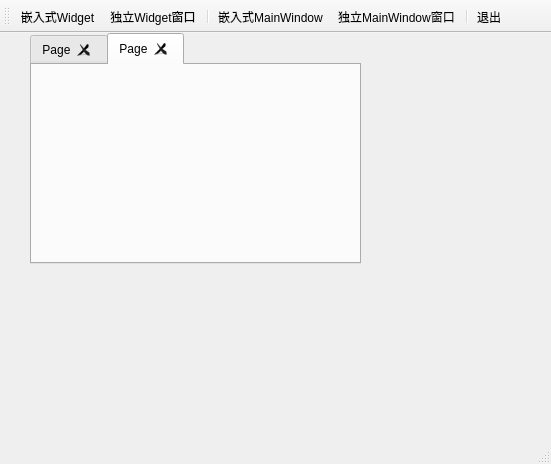
<?xml version="1.0" encoding="UTF-8"?>
<ui version="4.0">
 <class>MainWindow</class>
 <widget class="QMainWindow" name="MainWindow">
  <property name="geometry">
   <rect>
    <x>0</x>
    <y>0</y>
    <width>551</width>
    <height>464</height>
   </rect>
  </property>
  <property name="windowTitle">
   <string>MainWindow</string>
  </property>
  <widget class="QWidget" name="centralwidget">
   <widget class="QTabWidget" name="tabWidget">
    <property name="geometry">
     <rect>
      <x>30</x>
      <y>0</y>
      <width>331</width>
      <height>231</height>
     </rect>
    </property>
    <property name="currentIndex">
     <number>1</number>
    </property>
    <property name="tabsClosable">
     <bool>true</bool>
    </property>
    <property name="movable">
     <bool>false</bool>
    </property>
    <widget class="QWidget" name="tab">
     <attribute name="title">
      <string>Page</string>
     </attribute>
    </widget>
    <widget class="QWidget" name="tab_2">
     <attribute name="title">
      <string>Page</string>
     </attribute>
    </widget>
   </widget>
  </widget>
  <widget class="QStatusBar" name="statusbar"/>
  <widget class="QToolBar" name="mainToolBar">
   <property name="windowTitle">
    <string>toolBar</string>
   </property>
   <property name="toolButtonStyle">
    <enum>Qt::ToolButtonTextUnderIcon</enum>
   </property>
   <attribute name="toolBarArea">
    <enum>TopToolBarArea</enum>
   </attribute>
   <attribute name="toolBarBreak">
    <bool>false</bool>
   </attribute>
   <addaction name="actWidgetInsite"/>
   <addaction name="actWidget"/>
   <addaction name="separator"/>
   <addaction name="actWindowInsite"/>
   <addaction name="actWindow"/>
   <addaction name="separator"/>
   <addaction name="actQuit"/>
  </widget>
  <action name="actQuit">
   <property name="icon">
    <iconset resource="res.qrc">
     <normaloff>:/icon/images/quit.png</normaloff>:/icon/images/quit.png</iconset>
   </property>
   <property name="text">
    <string>退出</string>
   </property>
   <property name="toolTip">
    <string>退出本系统</string>
   </property>
  </action>
  <action name="actWidgetInsite">
   <property name="icon">
    <iconset resource="res.qrc">
     <normaloff>:/icon/images/addFolder.png</normaloff>:/icon/images/addFolder.png</iconset>
   </property>
   <property name="text">
    <string>嵌入式Widget</string>
   </property>
  </action>
  <action name="actWidget">
   <property name="icon">
    <iconset resource="res.qrc">
     <normaloff>:/icon/images/files-open.png</normaloff>:/icon/images/files-open.png</iconset>
   </property>
   <property name="text">
    <string>独立Widget窗口</string>
   </property>
  </action>
  <action name="actWindowInsite">
   <property name="icon">
    <iconset resource="res.qrc">
     <normaloff>:/icon/images/insert.png</normaloff>:/icon/images/insert.png</iconset>
   </property>
   <property name="text">
    <string>嵌入式MainWindow</string>
   </property>
  </action>
  <action name="actWindow">
   <property name="icon">
    <iconset resource="res.qrc">
     <normaloff>:/icon/images/citiy_3.png</normaloff>:/icon/images/citiy_3.png</iconset>
   </property>
   <property name="text">
    <string>独立MainWindow窗口</string>
   </property>
  </action>
 </widget>
 <resources>
  <include location="res.qrc"/>
 </resources>
 <connections>
  <connection>
   <sender>actQuit</sender>
   <signal>triggered()</signal>
   <receiver>MainWindow</receiver>
   <slot>close()</slot>
   <hints>
    <hint type="sourcelabel">
     <x>-1</x>
     <y>-1</y>
    </hint>
    <hint type="destinationlabel">
     <x>275</x>
     <y>231</y>
    </hint>
   </hints>
  </connection>
 </connections>
</ui>
